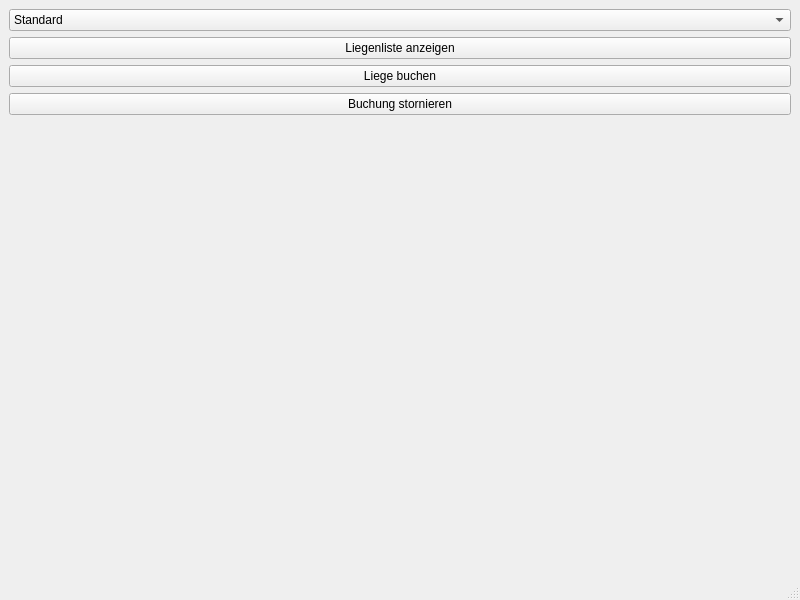
<?xml version="1.0" encoding="UTF-8"?>
<ui version="4.0">
 <class>UI</class>
 <widget class="QMainWindow" name="UI">
  <property name="geometry">
   <rect>
    <x>0</x>
    <y>0</y>
    <width>800</width>
    <height>600</height>
   </rect>
  </property>
  <property name="windowTitle">
   <string>UI</string>
  </property>
  <widget class="QWidget" name="centralwidget">
   <layout class="QVBoxLayout" name="verticalLayout">
    <item>
     <widget class="QComboBox" name="comboBoxTyp">
      <item>
       <property name="text">
        <string>Standard</string>
       </property>
      </item>
      <item>
       <property name="text">
        <string>Premium</string>
       </property>
      </item>
     </widget>
    </item>
    <item>
     <widget class="QPushButton" name="buttonListe">
      <property name="text">
       <string>Liegenliste anzeigen</string>
      </property>
     </widget>
    </item>
    <item>
     <widget class="QPushButton" name="buttonBuchen">
      <property name="text">
       <string>Liege buchen</string>
      </property>
     </widget>
    </item>
    <item>
     <widget class="QPushButton" name="buttonStornieren">
      <property name="text">
       <string>Buchung stornieren</string>
      </property>
     </widget>
    </item>
    <item>
     <widget class="QLabel" name="labelListe">
      <property name="text">
       <string/>
      </property>
      <property name="alignment">
       <set>Qt::AlignLeading|Qt::AlignLeft|Qt::AlignTop</set>
      </property>
      <property name="wordWrap">
       <bool>true</bool>
      </property>
     </widget>
    </item>
    <item>
     <widget class="QLabel" name="labelStatus">
      <property name="text">
       <string/>
      </property>
      <property name="wordWrap">
       <bool>true</bool>
      </property>
     </widget>
    </item>
   </layout>
  </widget>
  <widget class="QMenuBar" name="menubar">
   <property name="geometry">
    <rect>
     <x>0</x>
     <y>0</y>
     <width>800</width>
     <height>21</height>
    </rect>
   </property>
  </widget>
  <widget class="QStatusBar" name="statusbar"/>
 </widget>
 <resources/>
 <connections/>
</ui>
